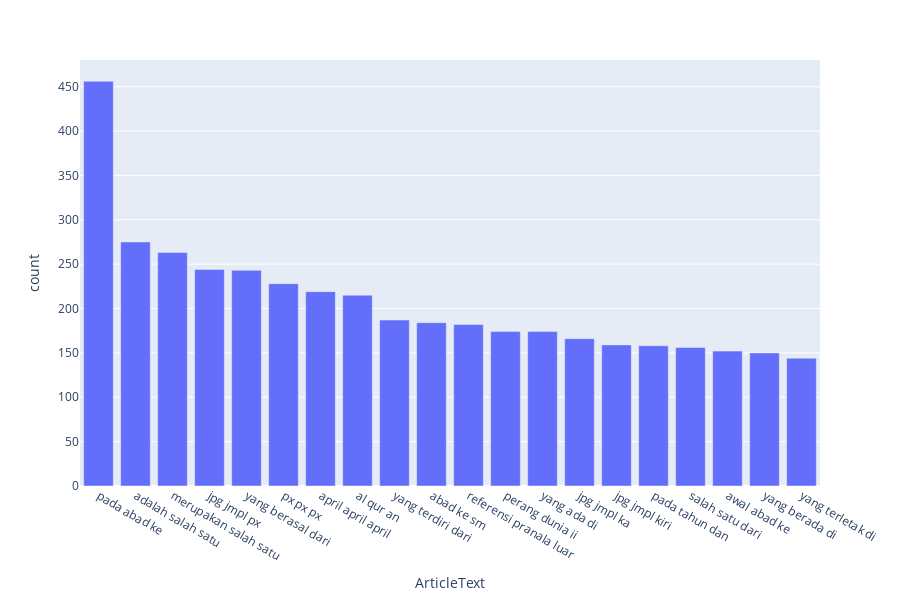

Notebook cell for this chart:
### Code cell
common_words = get_top_n_words(corpus_wiki, 20)

for word, freq in common_words:
    print(word, freq)

df2 = pd.DataFrame(common_words, columns = ['ArticleText' , 'count'])

ax = df2.plot.bar(x='ArticleText', y='count', rot=0)
plt.show()

fig = px.bar(df2, x='ArticleText', y='count')
fig.show()

### Figure 1 — Plotly figure (JSON) as saved in the notebook; plotly's stock layout.template omitted (floating-point values rounded to 4 significant figures)
{"data": [{"alignmentgroup": "True", "hoverlabel": {"namelength": 0}, "hovertemplate": "ArticleText=%{x}<br>count=%{y}", "legendgroup": "", "marker": {"color": "#636efa"}, "name": "", "offsetgroup": "", "orientation": "v", "showlegend": false, "textposition": "auto", "type": "bar", "x": ["pada abad ke", "adalah salah satu", "merupakan salah satu", "jpg jmpl px", "yang berasal dari", "px px px", "april april april", "al qur an", "yang terdiri dari", "abad ke sm", "referensi pranala luar", "perang dunia ii", "yang ada di", "jpg jmpl ka", "jpg jmpl kiri", "pada tahun dan", "salah satu dari", "awal abad ke", "yang berada di", "yang terletak di"], "xaxis": "x", "y": [456, 275, 263, 244, 243, 228, 219, 215, 187, 184, 182, 174, 174, 166, 159, 158, 156, 152, 150, 144], "yaxis": "y"}], "layout": {"barmode": "relative", "height": 600, "legend": {"tracegroupgap": 0}, "margin": {"t": 60}, "xaxis": {"anchor": "y", "domain": [0, 1], "title": {"text": "ArticleText"}}, "yaxis": {"anchor": "x", "domain": [0, 1], "title": {"text": "count"}}}}
